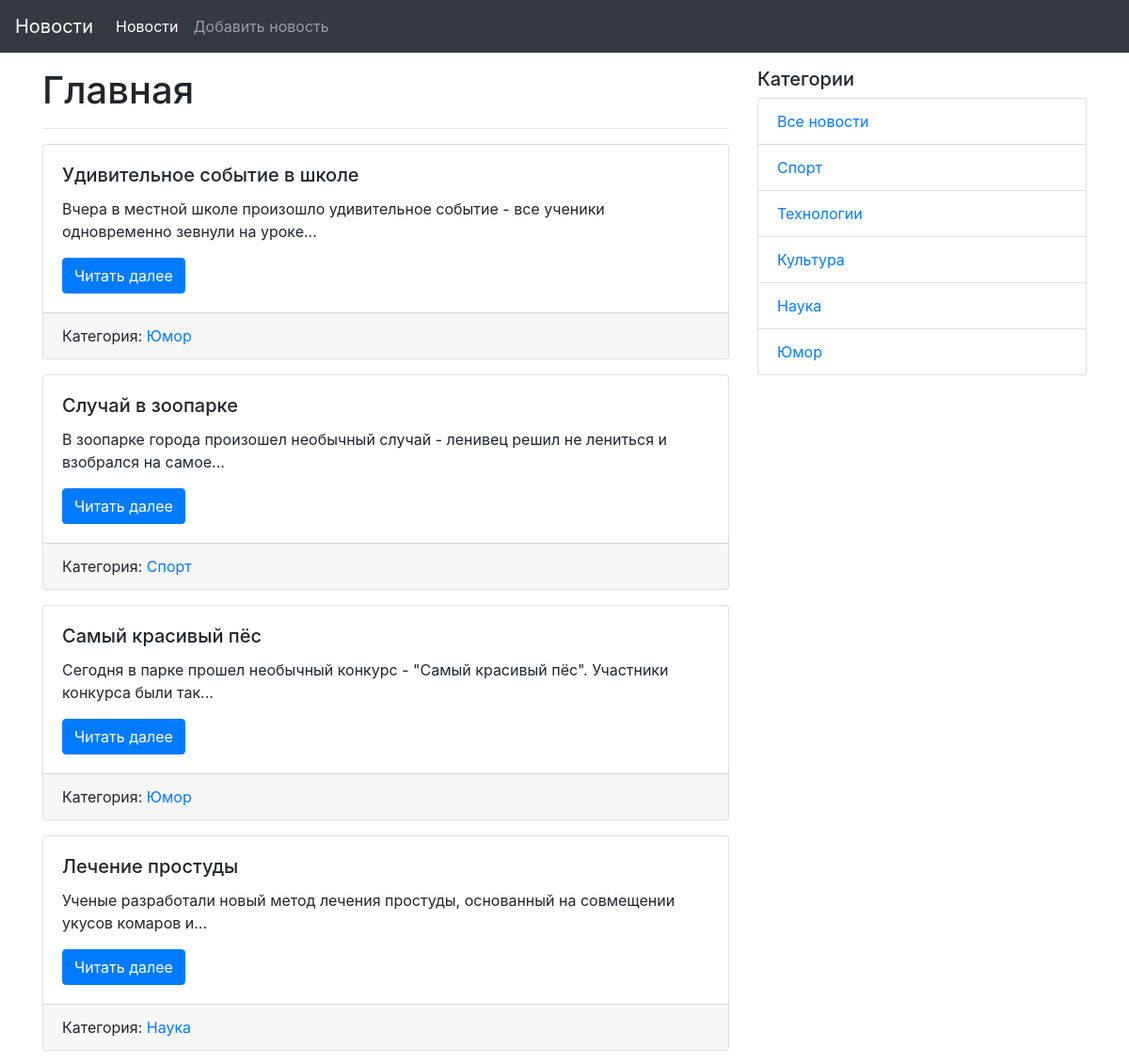
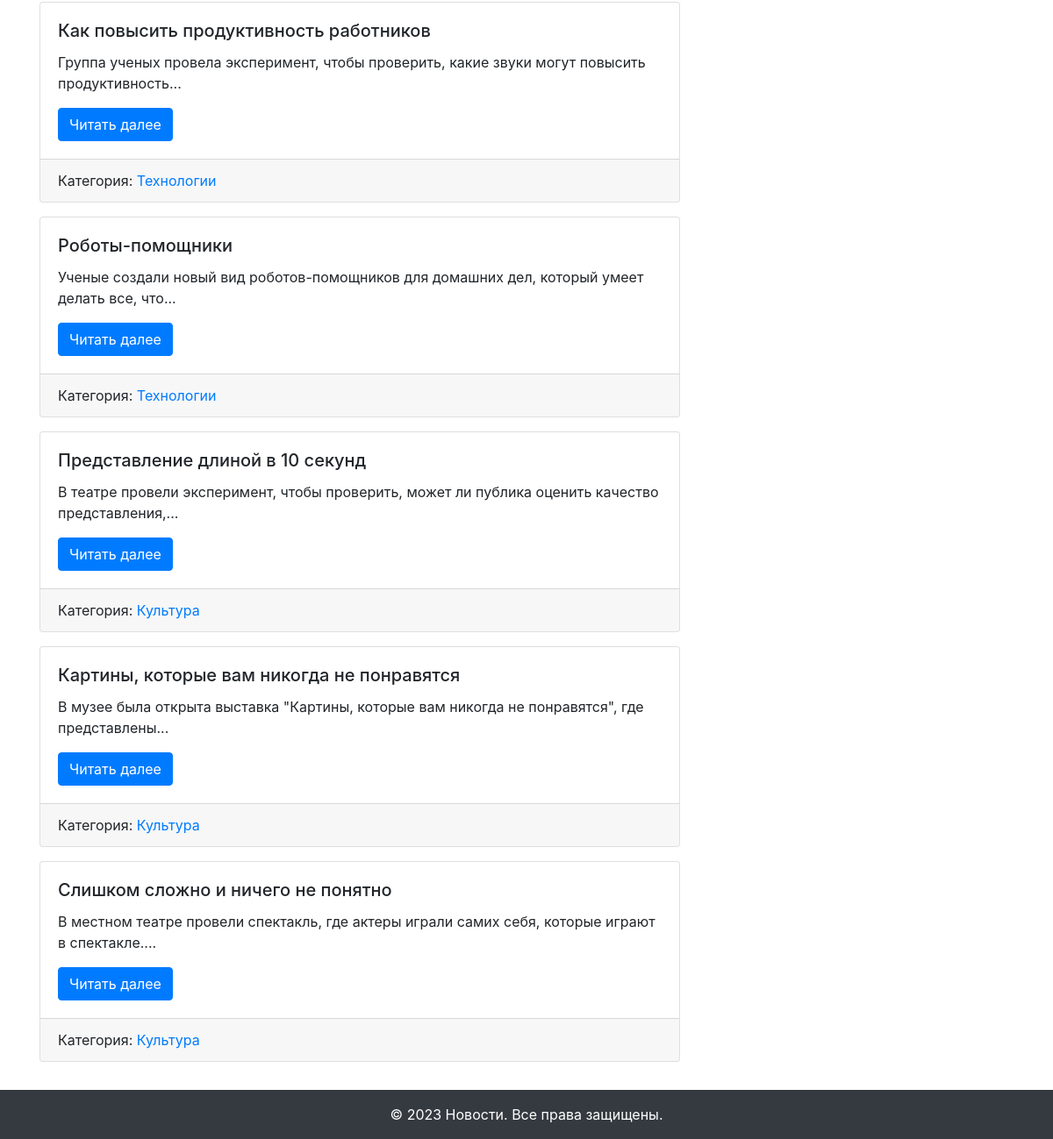
The page / on the database its author committed (2 pictures, top to bottom).
### models.py (models this page shows, shortened)
class News(db.Model):
    id = db.Column(db.Integer, primary_key=True)
    title = db.Column(db.String(255), unique=True, nullable=False)
    text = db.Column(db.Text, nullable=False)
    created_date = db.Column(db.DateTime, default=datetime.utcnow)
    category_id = db.Column(db.Integer, db.ForeignKey('category.id'), nullable=True)
    category = db.relationship('Category', back_populates='news')

class Category(db.Model):
    id = db.Column(db.Integer, primary_key=True)
    title = db.Column(db.String(255), nullable=False)
    news = db.relationship('News', back_populates='category')

### views.py (the view)
@app.route('/')
def index():
    news_list = News.query.all()
    categories = Category.query.all()
    return render_template('index.html',
                           news=news_list[::-1],
                           categories=categories)

### templates/index.html (shortened to what this page needs)
{% extends "base.html" %}
{% block content %}
  <h1>Главная</h1>
  <hr>
  {% for news in news %}
  <div class="card mb-3">
    <div class="card-body">
      <h5 class="card-title">{{ news.title }}</h5>
      <p class="card-text">{{ news.text|truncate(100) }}</p>
      <a href="{{ url_for('news_detail', id=news.id) }}" class="btn btn-primary">Читать далее</a>
    </div>
    <div class="card-footer">
      {% if news.category %}
        <span class="card-link">Категория: <a href="{{ url_for('news_in_category', id=news.category.id) }}">{{ news.category.title }}</a></span>
      {% endif %}
    </div>
  </div>
  {% else %}
  <p class="card-text">Новостей пока нет!</p>
  {% endfor %}
{% endblock content %}

### templates/base.html (shortened to what this page needs)
<!DOCTYPE html>
<html lang="ru">
<head>
  <link rel="stylesheet" href="{{ url_for('static', filename='css/bootstrap.min.css') }}">
</head>
<body>
  <div id="wrapper">
    {% include "navigation.html" %}
    <div class="container my-3">
      <div class="row">
        <div class="col-md-8">
          {% block content %}{% endblock content %}
        </div>
        {% include "side_navigation.html" %}
      </div>
    </div>
    {% include "footer.html" %}
  </div>
</body>
</html>

### templates/navigation.html (shortened to what this page needs)
<nav class="navbar navbar-expand-md navbar-dark bg-dark">
  <a class="navbar-brand" href="{{ url_for('index') }}">Новости</a>
  <div class="collapse navbar-collapse" id="navbarNav">
    <ul class="navbar-nav">
      <li class="nav-item active">
        <a class="nav-link" href="{{ url_for('index') }}">Новости</a>
      </li>
      <li class="nav-item">
        <a class="nav-link" href="/add_news">Добавить новость</a>
      </li>
    </ul>
  </div>
</nav>

### templates/side_navigation.html
<div class="col-md-4">
  <h5>Категории</h5>
  <ul class="list-group">
    <li class="list-group-item"><a href="{{ url_for('index') }}">Все новости</a></li>
    {% for category in categories %}
      <li class="list-group-item"><a href="{{ url_for('news_in_category', id=category.id) }}">{{ category.title }}</a></li>
    {% endfor %}
  </ul>
</div>

### templates/footer.html
<footer id="footer" class="bg-dark text-white text-center py-3">
  &copy; 2023 Новости. Все права защищены.
</footer>

### rows shown on the page
News: title "Удивительное событие в школе", text "Вчера в местной школе произошло удивительное событие - все ученики одновременно зевнули на уроке...", category "Юмор"
News: title "Случай в зоопарке", text "В зоопарке города произошел необычный случай - ленивец решил не лениться и взобрался на самое...", category "Спорт"
News: title "Самый красивый пёс", text "Сегодня в парке прошел необычный конкурс - \"Самый красивый пёс\". Участники конкурса были так...", category "Юмор"
News: title "Лечение простуды", text "Ученые разработали новый метод лечения простуды, основанный на совмещении укусов комаров и...", category "Наука"
News: title "Как повысить продуктивность работников", text "Группа ученых провела эксперимент, чтобы проверить, какие звуки могут повысить продуктивность...", category "Технологии"
News: title "Роботы-помощники", text "Ученые создали новый вид роботов-помощников для домашних дел, который умеет делать все, что...", category "Технологии"
News: title "Представление длиной в 10 секунд", text "В театре провели эксперимент, чтобы проверить, может ли публика оценить качество представления,...", category "Культура"
News: title "Картины, которые вам никогда не понравятся", text "В музее была открыта выставка \"Картины, которые вам никогда не понравятся\", где представлены...", category "Культура"
News: title "Слишком сложно и ничего не понятно", text "В местном театре провели спектакль, где актеры играли самих себя, которые играют в спектакле....", category "Культура"
Category: title "Спорт"
Category: title "Технологии"
Category: title "Культура"
Category: title "Наука"
Category: title "Юмор"
